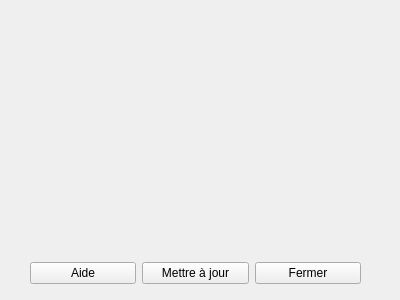
<?xml version="1.0" encoding="UTF-8"?>
<ui version="4.0">
 <class>CheckerModele</class>
 <widget class="QWidget" name="CheckerModele">
  <property name="geometry">
   <rect>
    <x>0</x>
    <y>0</y>
    <width>400</width>
    <height>300</height>
   </rect>
  </property>
  <property name="windowTitle">
   <string>Form</string>
  </property>
  <widget class="QWidget" name="contentWidget" native="true">
   <property name="geometry">
    <rect>
     <x>0</x>
     <y>0</y>
     <width>400</width>
     <height>250</height>
    </rect>
   </property>
   <property name="autoFillBackground">
    <bool>false</bool>
   </property>
  </widget>
  <widget class="QWidget" name="layoutWidget">
   <property name="geometry">
    <rect>
     <x>30</x>
     <y>260</y>
     <width>331</width>
     <height>27</height>
    </rect>
   </property>
   <layout class="QHBoxLayout" name="horizontalLayout">
    <item>
     <widget class="QPushButton" name="help">
      <property name="text">
       <string>Aide</string>
      </property>
      <property name="icon">
       <iconset resource="ressources.qrc">
        <normaloff>:/img/img/help.png</normaloff>:/img/img/help.png</iconset>
      </property>
     </widget>
    </item>
    <item>
     <widget class="QPushButton" name="pushButton">
      <property name="text">
       <string>Mettre à jour</string>
      </property>
      <property name="icon">
       <iconset resource="ressources.qrc">
        <normaloff>:/img/img/update.png</normaloff>:/img/img/update.png</iconset>
      </property>
     </widget>
    </item>
    <item>
     <widget class="QPushButton" name="close">
      <property name="text">
       <string>Fermer</string>
      </property>
      <property name="icon">
       <iconset resource="ressources.qrc">
        <normaloff>:/img/img/close.png</normaloff>:/img/img/close.png</iconset>
      </property>
     </widget>
    </item>
   </layout>
  </widget>
 </widget>
 <resources>
  <include location="ressources.qrc"/>
 </resources>
 <connections/>
</ui>
